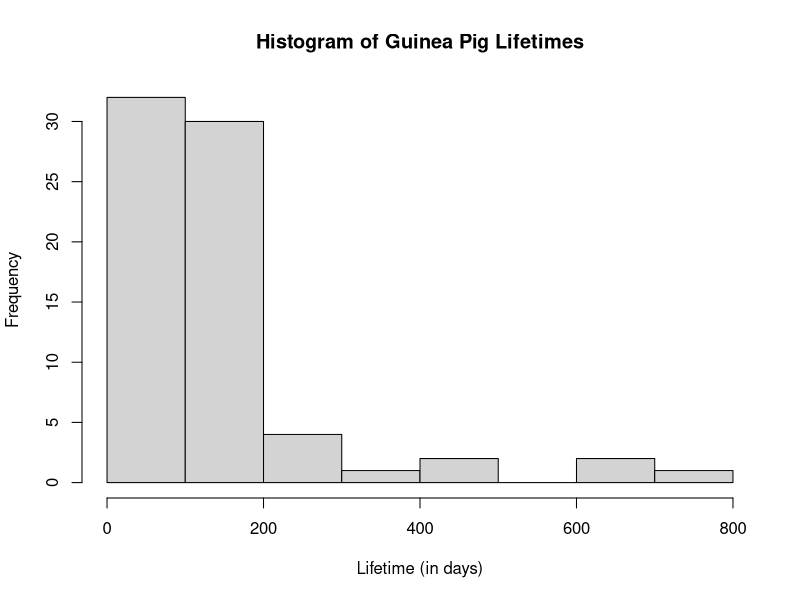
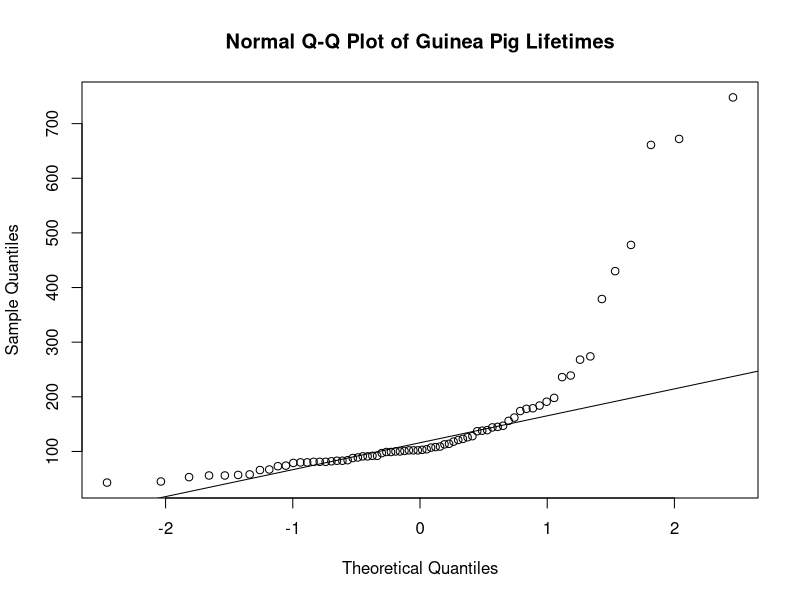

Source code (R) for these figures, in order:
################################
##  Nonparametric Statistics  ##
##      Take Home Exam 1      ##
################################

##  Grace Kelting
##  3969

#install.packages("coin")
library(coin) #my home computer likes this one
#install.packages("exactRankTests")
library(exactRankTests) #my laptop likes this one

##  lifetime (in days) of 72 guinea pigs

gp <- matrix(c(43, 45, 53, 56, 56, 57, 58, 66, 67, 73, 74, 79, 80, 80, 81, 
               81, 81, 82, 83, 83, 84, 88, 89, 91, 91, 92, 92, 97, 99, 99, 
               100, 100, 101, 102, 102, 102, 103, 104, 107, 108, 109, 113,
               114, 118, 121, 123, 126, 128, 137, 138, 139, 144, 145, 147, 
               156, 162, 174, 178, 179, 184, 191, 198, 236, 239, 268, 274, 
               379, 430, 478, 661, 672, 748))


#################
##  PROBLEM 1  ##
#################

##  t Test
gp.ttest <- t.test(gp, alternative = "two.sided", conf.int=TRUE, conf.level = 0.99)
(gp.ttest)

##  confidence interval
(gp.ttest$conf.int)

#################
##  PROBLEM 2  ##
#################

##  Wilcoxen Exact test
gp.wexact <- wilcox.exact(gp, alternative = "two.sided", exact = TRUE, conf.int=TRUE, conf.level = 0.99)
(gp.wexact)

##  confidence interval
(gp.wexact$conf.int)

#################
##  PROBLEM 3  ##
#################

set.seed(3969)

gp.boot <- matrix(sample(gp, 10000*72, replace=TRUE), nrow = 10000, ncol=72)

gp.boot.med <- apply(gp.boot, 1, median)

quantile(gp.boot.med, probs=c(0.005, 0.995), type=1)

#################
##  PROBLEM 4  ##
#################

##  histogram
hist(gp, xlab = "Lifetime (in days)", main = "Histogram of Guinea Pig Lifetimes")

##  qq plot
qqnorm(gp, main = "Normal Q-Q Plot of Guinea Pig Lifetimes")
qqline(gp)

#################
##  PROBLEM 6  ##
#################

##  75th percentile
##  IE all the numbers below the one in the 75% position

Q3 <- function(data){
  q3 <- quantile(data, 0.75)
}

gp.boot.75 <- apply(gp.boot, 1, Q3)

quantile(gp.boot.75, probs=c(0.005, 0.995), type=1)
